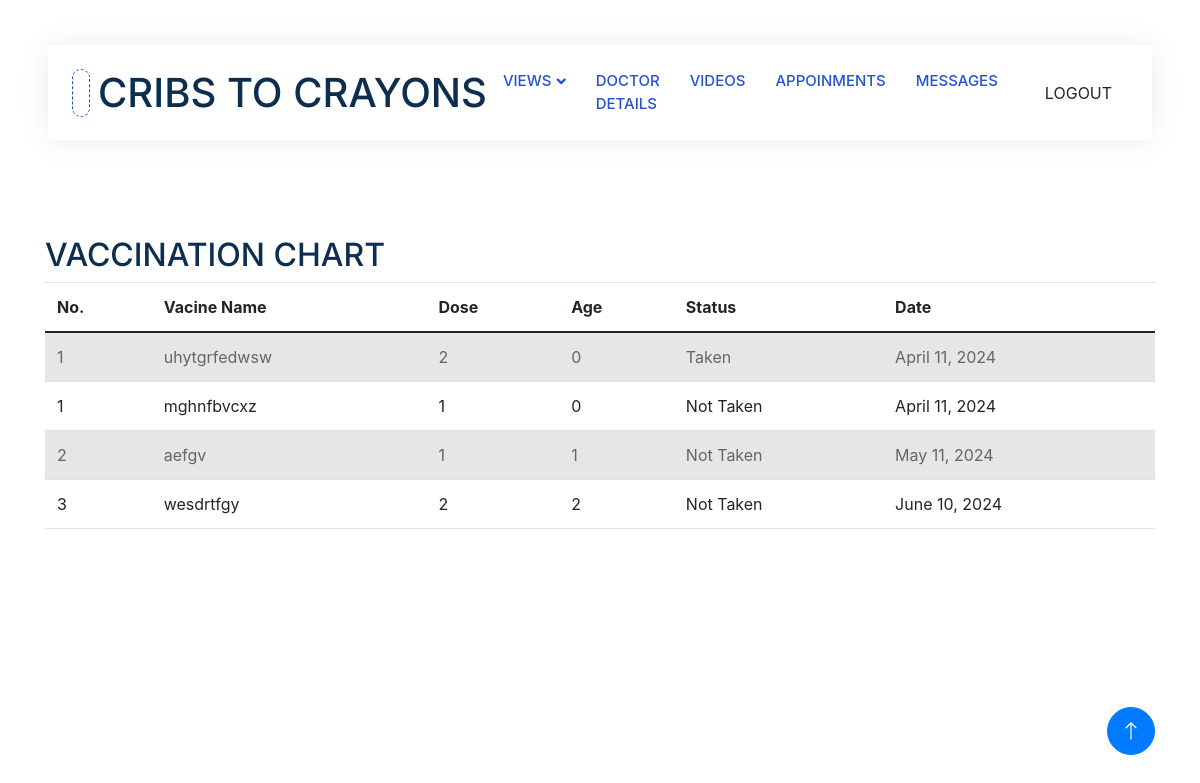
/vaccinationchart/1 (signed in), run on the app's committed database.
### app1/models.py (models this page shows, shortened)
class Baby_vaccine(models.Model):
    baby_id=models.ForeignKey(Baby_details,on_delete=models.CASCADE)
    vaccination_id=models.ForeignKey(Vaccination,on_delete=models.CASCADE,null=True, blank=True)
    vaccination_status=models.CharField(max_length=50,null=True, blank=True)
    date=models.DateField(null=True,blank=True)

class Vaccination(models.Model):
     hospital_id=models.ForeignKey(Hospital,on_delete=models.CASCADE)
     Vaccination_name=models.CharField(max_length=100,blank=True,null=True)
     Dose=models.IntegerField(null=True, blank=True)
     Age=models.IntegerField(null=True, blank=True)

### app1/views.py (the view)
# urls.py: path('vaccinationchart/<int:id>',views.vaccination_chart,name="vaccinationchart"),
@login_required(login_url='login/')
def vaccination_chart(request,id):
    log_id=LoginUser.objects.get(id=request.user.id)
    parent=Parent.objects.get(login_id=log_id)
    hospital=parent.hospital_id
    vaccine=Vaccination.objects.filter(hospital_id=hospital)
    b_id=Baby_details.objects.get(id=id)
    babyvaccine=Baby_vaccine.objects.filter(baby_id=b_id)
    taken_vaccine_ids = babyvaccine.values_list('vaccination_id', flat=True)
    not_taken_vaccines = vaccine.exclude(id__in=taken_vaccine_ids)
    for vaccine in not_taken_vaccines:
        vaccine.age_in_months = vaccine.Age
        vaccine.vaccination_date = b_id.birth_date + timedelta(days=30 * vaccine.age_in_months)
    not_taken_vaccines = sorted(not_taken_vaccines, key=lambda x: x.vaccination_date)
    context={
        'vaccines':vaccine,
        'baby':babyvaccine,
        'not_taken_vaccines':not_taken_vaccines,
        'b_id':b_id
    }
    return render(request,'Parent/vaccinationchart.html',context)

### template/Parent/vaccinationchart.html (shortened to what this page needs)
<!DOCTYPE html>
<html lang="en">
{% load static %}
<head>
    <link href="https://cdnjs.cloudflare.com/ajax/libs/font-awesome/5.10.0/css/all.min.css" rel="stylesheet">
    <link href="https://cdn.jsdelivr.net/npm/bootstrap-icons@1.4.1/font/bootstrap-icons.css" rel="stylesheet">
    <link href="{% static 'js/animate.min.css' %}" rel="stylesheet">
    <link href="{% static 'js/owl.carousel.min.css' %}" rel="stylesheet">
    <link href="{% static 'css/bootstrap.min.css' %}" rel="stylesheet">
    <link rel="stylesheet" href="https://stackpath.bootstrapcdn.com/bootstrap/4.5.2/css/bootstrap.min.css">
    <link href="{% static 'css/style.css' %}" rel="stylesheet">
</head>
<body>
    <div class="container-xxl bg-white p-0">
        <div class="container-fluid nav-bar bg-transparent">
            <nav class="navbar navbar-expand-lg bg-white navbar-light py-0 px-4">
                <a href="index.html" class="navbar-brand d-flex align-items-center text-center">
                    <div class="icon p-2 me-2">
                    </div>
                    <h1 class="m-0 " >CRIBS TO CRAYONS</h1>
                </a>
                <div class="collapse navbar-collapse" id="navbarCollapse">
                    <div class="navbar-nav ms-auto">
                        <div class="nav-item dropdown">
                            <a href="#" class="nav-link dropdown-toggle" data-bs-toggle="dropdown">VIEWS</a>
                        </div>
                        <a href="{% url 'doctorlist' %}"class="nav-item nav-link">DOCTOR DETAILS</a>
                        <a href="{% url 'pviewvideos' %}" class="nav-item nav-link">VIDEOS</a>
                        <a href="{% url 'myappoinments' %}" class="nav-item nav-link">APPOINMENTS</a>
                        <a href="#" class="nav-item nav-link">MESSAGES</a>
                    </div>
                    <a href="{% url 'login'%}" class="btn  px-3 d-none d-lg-flex" >LOGOUT</a>
                </div>
            </nav>
        </div>
<br>
<br>
<br>
<br>
<div class="container">
    <h2>VACCINATION CHART</h2>
    <table class="table table-striped">
      <thead>
        <tr>
          <th>No.</th>
          <th>Vacine Name</th>
          <th>Dose</th>
          <th>Age</th>
          <th>Status</th>
          <th>Date</th>
        </tr>
      </thead>
      <tbody>
        {% for i in baby %}
        <tr>
          <td>{{ forloop.counter }}</td>
          <td>{{ i.vaccination_id.Vaccination_name }}</td>
          <td>{{ i.vaccination_id.Dose }}</td>
          <td>{{ i.vaccination_id.Age }}</td>
          <td>Taken</td>
          <td>{{ i.date }}</td>
        </tr>
        {% endfor %}
        {% for vaccine in not_taken_vaccines %}
          <tr>
            <td>{{ forloop.counter }}</td>
            <td>{{ vaccine.Vaccination_name }}</td>
            <td>{{ vaccine.Dose }}</td>
            <td>{{ vaccine.Age }}</td>
            <td>Not Taken</td>
            <td>
              {% if vaccine.vaccination_date %}
              {{ vaccine.vaccination_date }}
              {% endif %}
            </td>
            {% endfor %}
      </tbody>
    </table>
  </div>
  <a href="#" class="btn btn-lg btn-primary btn-lg-square back-to-top"><i class="bi bi-arrow-up"></i></a>
</div>
</body>
</html>

### static/css/style.css (style rules this page uses)
:root { --primary: #0957c5; --secondary: #2264ff; --light: #EFFDF5; --dark: #2551d3; }
.back-to-top { position: fixed; display: none; right: 45px; bottom: 45px; z-index: 99; }
.btn { transition: .5s; }
.btn.btn-primary, .btn.btn-secondary { color: #FFFFFF; }
.btn-lg-square { width: 48px; height: 48px; }
.btn-square, .btn-sm-square, .btn-lg-square { padding: 0; display: flex; align-items: center; justify-content: center; font-weight: normal; border-radius: 50px; }
.nav-bar { position: relative; margin-top: 45px; padding: 0 3rem; transition: .5s; z-index: 9999; }
.navbar { box-shadow: 0 0 30px rgba(0, 0, 0, .08); }
.navbar .dropdown-toggle::after { border: none; content: "\f107"; font-family: "Font Awesome 5 Free"; font-weight: 900; vertical-align: middle; margin-left: 5px; transition: .5s; }
.navbar-light .navbar-nav .nav-link { margin-right: 30px; padding: 25px 0; color: #5288e0; font-size: 15px; text-transform: uppercase; outline: none; }
.navbar-light .navbar-brand { height: 75px; }
.navbar-light .navbar-nav .nav-link { color: var(--dark); font-weight: 500; }
.icon { padding: 15px; display: inline-flex; align-items: center; justify-content: center; background: #FFFFFF !important; border-radius: 50px; border: 1px dashed var(--primary) !important; }

### data on the page
Baby_vaccine: vaccination_id.Vaccination_name "uhytgrfedwsw", vaccination_id.Dose "2", vaccination_id.Age "0", date "April 11, 2024"
Vaccination: Vaccination_name "mghnfbvcxz", Dose "1", Age "0", vaccination_date "April 11, 2024"
Vaccination: Vaccination_name "aefgv", Dose "1", Age "1", vaccination_date "May 11, 2024"
Vaccination: Vaccination_name "wesdrtfgy", Dose "2", Age "2", vaccination_date "June 10, 2024"
